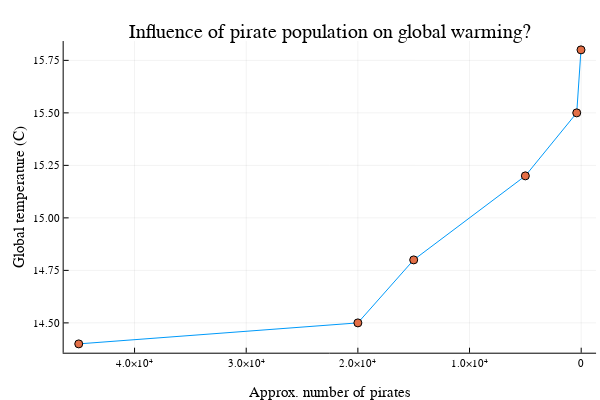

The notebook cell saved with this chart:
### Code cell
plot(npirates, global_temperatures, legend=false)
scatter!(npirates, global_temperatures, legend=false)
xflip!()
xlabel!("Approx. number of pirates")
ylabel!("Global temperature (C)")
title!("Influence of pirate population on global warming?")

### Figure 1 — Plotly figure (JSON) as saved in the notebook; plotly's stock layout.template omitted (floating-point values rounded to 4 significant figures)
{"data": [{"colorbar": {"title": ""}, "legendgroup": "y1", "line": {"color": "rgba(0, 154, 250, 1.000)", "dash": "solid", "shape": "linear", "width": 1}, "mode": "lines", "name": "y1", "showlegend": true, "type": "scatter", "x": [45000, 20000, 15000, 5000, 400, 17], "xaxis": "x", "y": [14.4, 14.5, 14.8, 15.2, 15.5, 15.8], "yaxis": "y", "zmax": null, "zmin": null}, {"colorbar": {"title": ""}, "legendgroup": "y2", "marker": {"color": "rgba(227, 111, 71, 1.000)", "line": {"color": "rgba(0, 0, 0, 1.000)", "width": 1}, "size": 8, "symbol": "circle"}, "mode": "markers", "name": "y2", "showlegend": true, "type": "scatter", "x": [45000, 20000, 15000, 5000, 400, 17], "xaxis": "x", "y": [14.4, 14.5, 14.8, 15.2, 15.5, 15.8], "yaxis": "y", "zmax": null, "zmin": null}], "layout": {"annotations": [{"font": {"color": "rgba(0, 0, 0, 1.000)", "family": "sans-serif", "size": 20}, "rotation": 0, "showarrow": false, "text": "Influence of pirate population on global warming?", "x": 0.5498, "xanchor": "center", "xref": "paper", "y": 1, "yanchor": "top", "yref": "paper"}], "height": 400, "margin": {"b": 20, "l": 0, "r": 0, "t": 20}, "paper_bgcolor": "rgba(255, 255, 255, 1.000)", "plot_bgcolor": "rgba(255, 255, 255, 1.000)", "showlegend": false, "width": 600, "xaxis": {"anchor": "y", "domain": [0.1061, 0.9934], "gridcolor": "rgba(0, 0, 0, 0.100)", "gridwidth": 0.5, "linecolor": "rgba(0, 0, 0, 1.000)", "mirror": false, "range": [46350.0, -1332.0], "showgrid": true, "showline": true, "showticklabels": true, "tickangle": 0, "tickcolor": "rgb(0, 0, 0)", "tickfont": {"color": "rgba(0, 0, 0, 1.000)", "family": "sans-serif", "size": 11}, "tickmode": "array", "ticks": "inside", "ticktext": ["0", "1.0×10⁴", "2.0×10⁴", "3.0×10⁴", "4.0×10⁴"], "tickvals": [0, 10000, 20000, 30000, 40000], "title": "Approx. number of pirates", "titlefont": {"color": "rgba(0, 0, 0, 1.000)", "family": "sans-serif", "size": 15}, "type": "-", "visible": true, "zeroline": false, "zerolinecolor": "rgba(0, 0, 0, 1.000)"}, "yaxis": {"anchor": "x", "domain": [0.07581, 0.9415], "gridcolor": "rgba(0, 0, 0, 0.100)", "gridwidth": 0.5, "linecolor": "rgba(0, 0, 0, 1.000)", "mirror": false, "range": [14.36, 15.84], "showgrid": true, "showline": true, "showticklabels": true, "tickangle": 0, "tickcolor": "rgb(0, 0, 0)", "tickfont": {"color": "rgba(0, 0, 0, 1.000)", "family": "sans-serif", "size": 11}, "tickmode": "array", "ticks": "inside", "ticktext": ["14.50", "14.75", "15.00", "15.25", "15.50", "15.75"], "tickvals": [14.5, 14.75, 15, 15.25, 15.5, 15.75], "title": "Global temperature (C)", "titlefont": {"color": "rgba(0, 0, 0, 1.000)", "family": "sans-serif", "size": 15}, "type": "-", "visible": true, "zeroline": false, "zerolinecolor": "rgba(0, 0, 0, 1.000)"}}}
